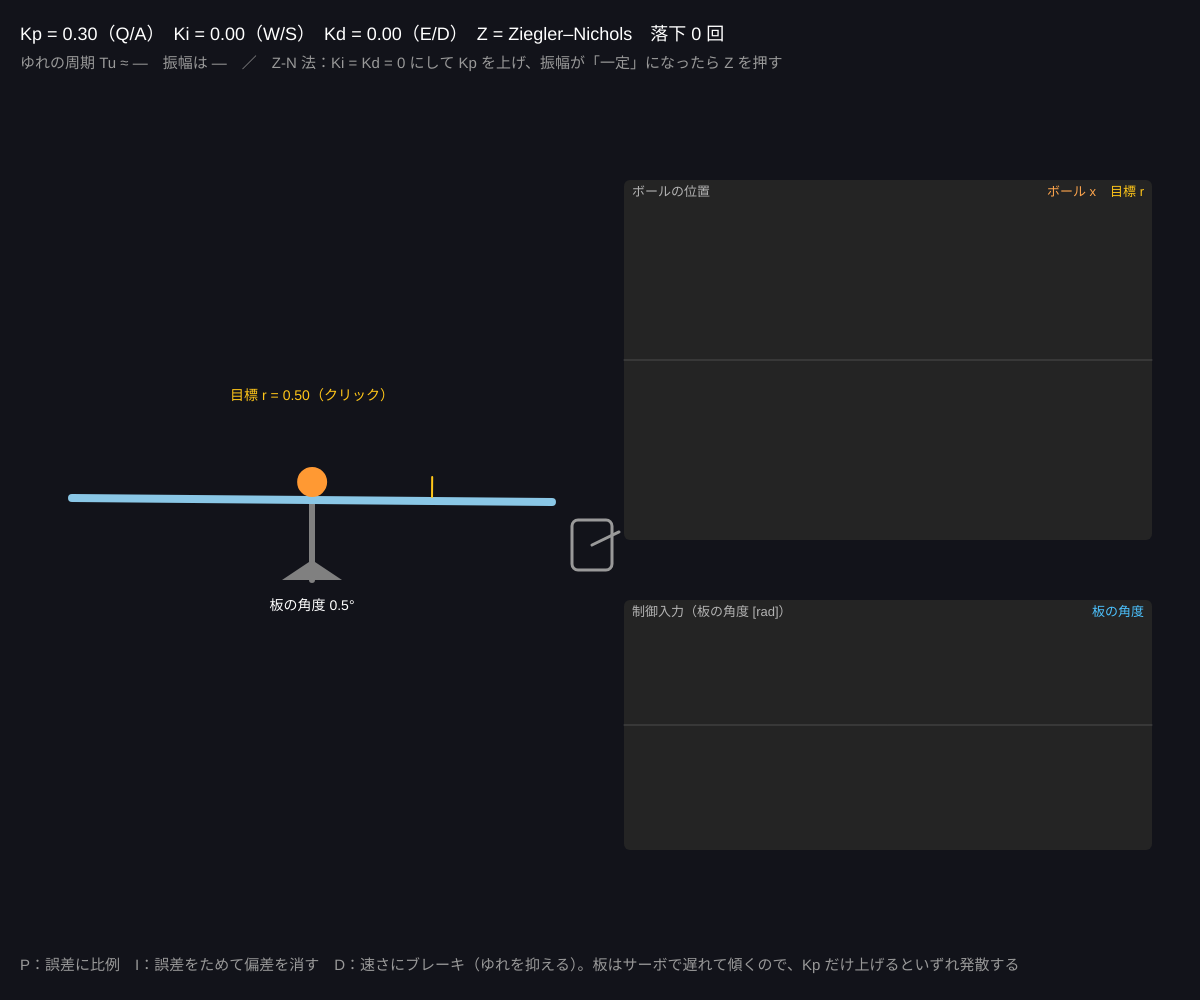
Frame 1 (no input)
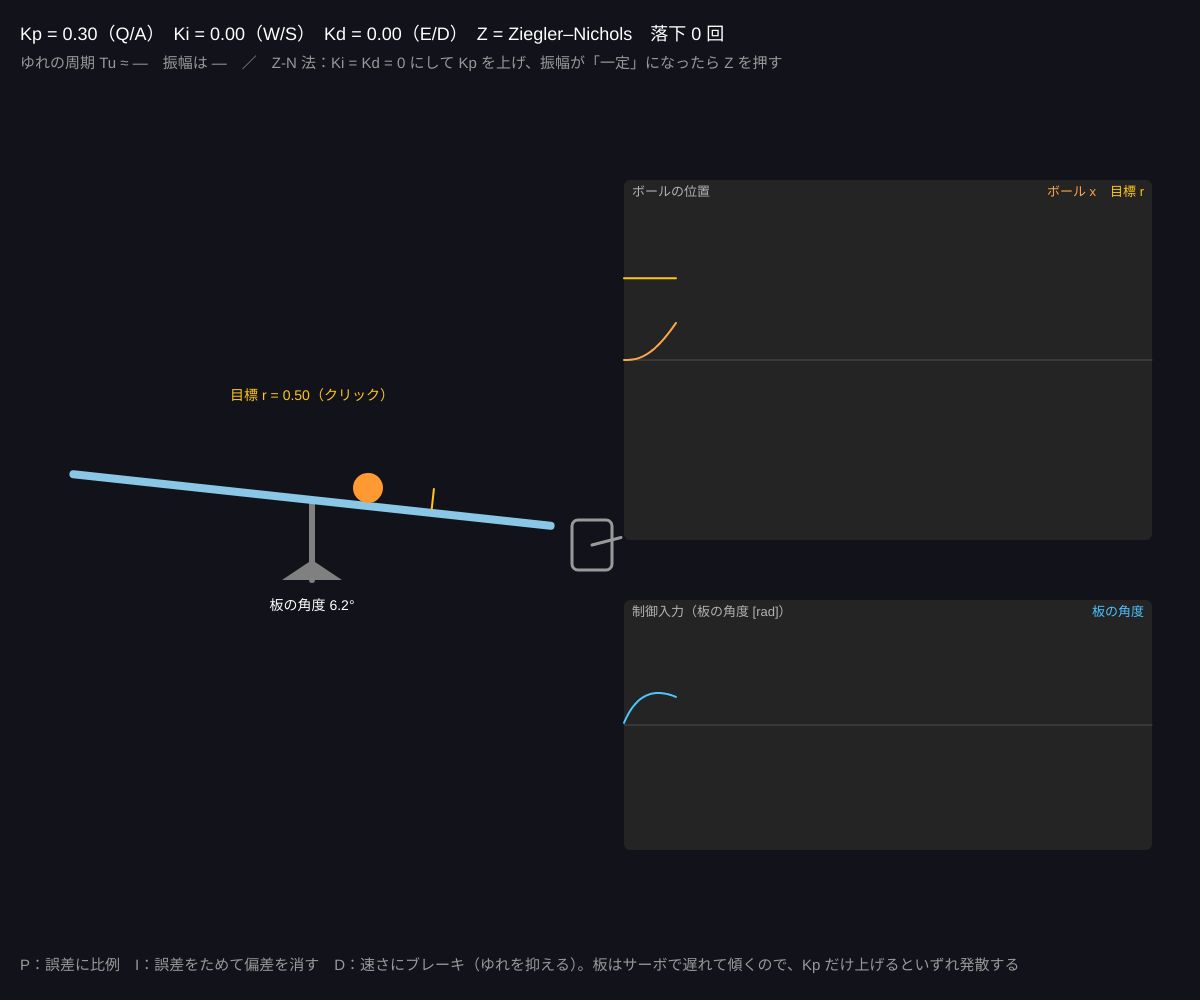
Frame 60 (no input)
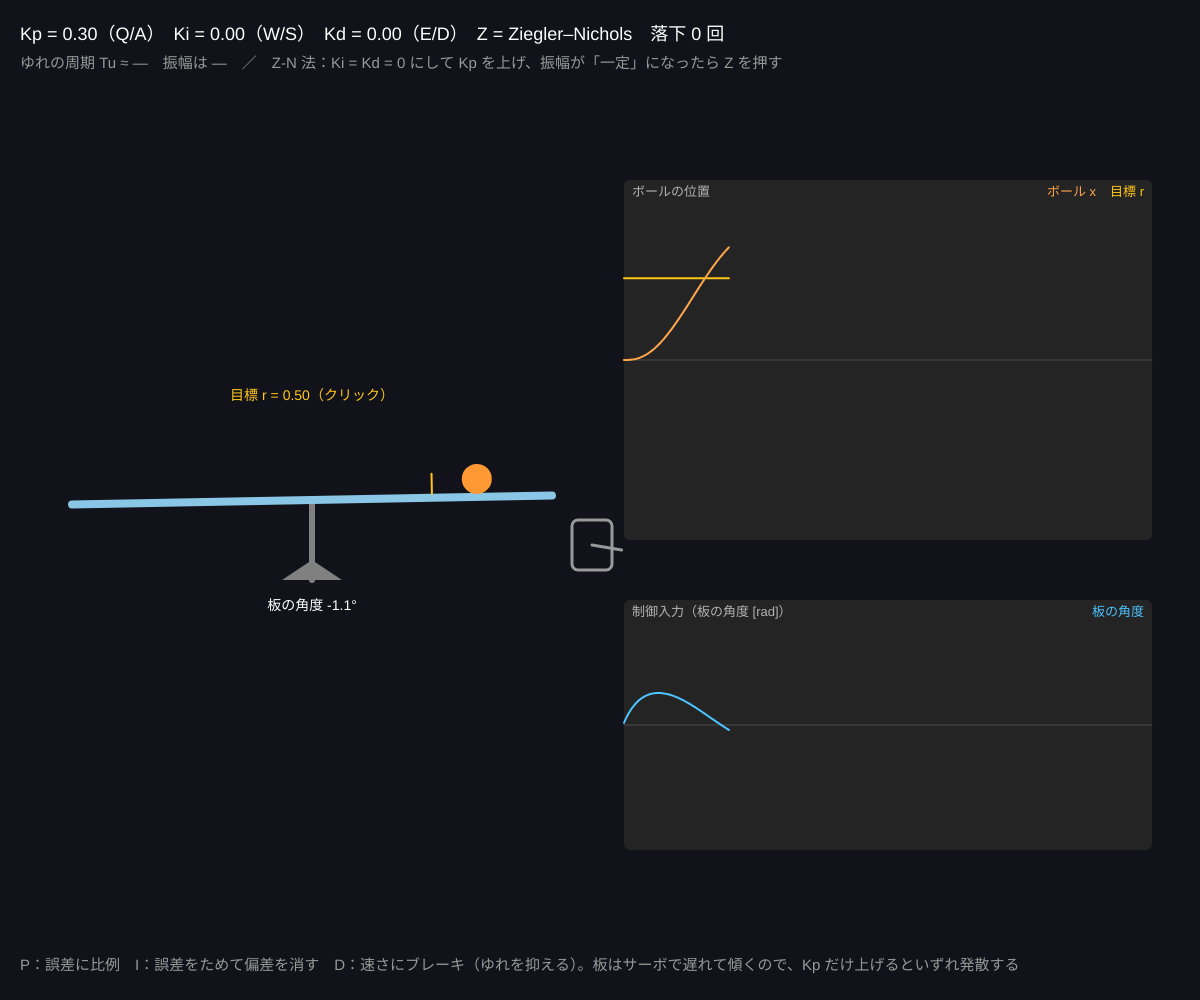
Frame 120 (the mouse pressed at the canvas centre since frame 60)

The p5.js sketch that drew these frames (run headless with seeded random() and noise() and a simulated clock; from frame 60 on, the mouse is pressed at the canvas centre):

// p5.js sketch
// ── sketch.js
// ============================================
// 06 PID 制御とチューニング（ボール・アンド・ビーム）
// 板を傾けてボールを目標の位置に止める。P だけでは必ずゆれる → D（微分）でブレーキ、I で偏差を消す
//   u = Kp e + Ki ∫e dt − Kd x'　（微分は「ボールの速さ」にかける）
// Ziegler–Nichols 法：Ki = Kd = 0 で Kp を上げ、ゆれが止まらなくなる Kp = Ku と周期 Tu を測る
//   → Kp = 0.6 Ku, Ki = 1.2 Ku/Tu, Kd = 0.075 Ku Tu
// Q/A = Kp 上下 / W/S = Ki / E/D = Kd / Z = いまの Kp を Ku として Z-N で自動設定 / クリック = 目標
// ============================================

let Kp = 0.3, Ki = 0.0, Kd = 0.0; // ★ PID ゲイン
let tauServo = 0.3; // ★ 板を傾けるサーボの遅れ [秒]
let thMax = 0.4; // ★ 板の最大の傾き [rad]
let cBall = 1.0; // ボールの転がり摩擦
let g = 9.8;

let x = 0, v = 0, th = 0, r = 0.5, u = 0, I = 0, t = 0;
let fell = 0;
let HIST = 600, dt = 1 / 60;
let hX = [], hR = [], hE = [], hTh = [];

function setup() {
  createCanvas(windowWidth, windowHeight);
  colorMode(HSB, 360, 100, 100, 100);
}

function draw() {
  background(230, 30, 10);
  // ★ PID
  let e = r - x;
  I = constrain(I + e * dt, -3, 3);
  u = Kp * e + Ki * I - Kd * v;
  let thCmd = constrain(u, -thMax, thMax);
  for (let k = 0; k < 2; k++) {
    th += ((thCmd - th) / tauServo) * dt / 2; // サーボ：板はすぐには傾かない
    let a = (5 / 7) * g * sin(th) - cBall * v; // 転がるボール
    v += a * dt / 2;
    x += v * dt / 2;
  }
  if (abs(x) > 1.1) { x = 0; v = 0; I = 0; th = 0; fell++; } // 落ちたら中央にもどす
  t += dt;
  pushHist(hX, x); pushHist(hR, r); pushHist(hE, e); pushHist(hTh, th);

  // ---- 板とボール
  let px = width * 0.26, py = height * 0.5, L = width * 0.2;
  stroke(0, 0, 50); strokeWeight(6); line(px, py, px, py + 80); // 支柱
  noStroke(); fill(0, 0, 50); triangle(px - 30, py + 80, px + 30, py + 80, px, py + 60);
  push();
  translate(px, py); rotate(th);
  stroke(200, 40, 90); strokeWeight(8); line(-L, 0, L, 0);
  stroke(45, 90, 100); strokeWeight(2); line(r * L, -24, r * L, -4);
  noStroke(); fill(30, 80, 100); circle(x * L, -18, 30);
  pop();
  noStroke(); fill(0, 0, 100); textSize(14); textAlign(CENTER);
  text('板の角度 ' + nf(degrees(th), 1, 1) + '°', px, py + 110);
  fill(45, 90, 100); text('目標 r = ' + nf(r, 1, 2) + '（クリック）', px, py - 100);
  textAlign(LEFT, BASELINE);
  // サーボの絵
  stroke(0, 0, 60); strokeWeight(3); noFill(); rect(px + L + 20, py + 20, 40, 50, 6);
  line(px + L + 40, py + 45, px + L + 40 + 30 * cos(-thCmd * 3), py + 45 + 30 * sin(-thCmd * 3));

  // ---- グラフ
  let gx = width * 0.52, gw = width * 0.44;
  drawPlot(gx, height * 0.18, gw, height * 0.36, [{ data: hR, hue: 45, sat: 90, name: '目標 r' }, { data: hX, hue: 30, name: 'ボール x' }], -1.1, 1.1, 'ボールの位置');
  drawPlot(gx, height * 0.6, gw, height * 0.25, [{ data: hTh, hue: 200, name: '板の角度' }], -thMax * 1.2, thMax * 1.2, '制御入力（板の角度 [rad]）');

  // ---- ゆれの計測（ゼロ交差から周期、山の高さから増減）
  let osc = measureOscillation(hE);
  noStroke();
  fill(0, 0, 100);
  textSize(18);
  text('Kp = ' + nf(Kp, 1, 2) + '（Q/A）　Ki = ' + nf(Ki, 1, 2) + '（W/S）　Kd = ' + nf(Kd, 1, 2) + '（E/D）　Z = Ziegler–Nichols　落下 ' + fell + ' 回', 20, 40);
  fill(0, 0, 60);
  textSize(15);
  text('ゆれの周期 Tu ≈ ' + (osc.period > 0 ? nf(osc.period, 1, 2) + ' 秒' : '—') + '　振幅は ' + osc.trend + '　／　Z-N 法：Ki = Kd = 0 にして Kp を上げ、振幅が「一定」になったら Z を押す', 20, 68);
  text('P：誤差に比例　I：誤差をためて偏差を消す　D：速さにブレーキ（ゆれを抑える）。板はサーボで遅れて傾くので、Kp だけ上げるといずれ発散する', 20, height - 30);
}

// 誤差の履歴から、ゆれの周期と振幅の増減を推定
function measureOscillation(h) {
  let crossings = [], peaks = [];
  for (let i = 1; i < h.length; i++) {
    if ((h[i - 1] < 0 && h[i] >= 0) || (h[i - 1] > 0 && h[i] <= 0)) crossings.push(i);
    if (i > 1 && abs(h[i - 1]) > abs(h[i - 2]) && abs(h[i - 1]) >= abs(h[i]) && abs(h[i - 1]) > 0.01) peaks.push(abs(h[i - 1]));
  }
  let period = 0;
  if (crossings.length >= 3) period = (crossings[crossings.length - 1] - crossings[crossings.length - 3]) * dt; // ゼロ交差 2 回分 = 1 周期
  let trend = '—';
  if (peaks.length >= 3) {
    let a = peaks[peaks.length - 3], b = peaks[peaks.length - 1];
    trend = b > a * 1.1 ? '増大中（Kp が大きすぎ）' : b < a * 0.9 ? '減衰中' : '一定（ここが Ku・Tu）';
  }
  return { period, trend };
}

function mousePressed() {
  if (mouseX < width * 0.5) r = constrain(map(mouseX, width * 0.06, width * 0.46, -1, 1), -0.9, 0.9);
}
function keyPressed() {
  if (key === 'q' || key === 'Q') Kp = min(Kp + 0.05, 5);
  if (key === 'a' || key === 'A') Kp = max(Kp - 0.05, 0);
  if (key === 'w' || key === 'W') Ki = min(Ki + 0.05, 5);
  if (key === 's' || key === 'S') Ki = max(Ki - 0.05, 0);
  if (key === 'e' || key === 'E') Kd = min(Kd + 0.05, 5);
  if (key === 'd' || key === 'D') Kd = max(Kd - 0.05, 0);
  if (key === 'z' || key === 'Z') {
    let osc = measureOscillation(hE);
    let Ku = Kp, Tu = osc.period > 0 ? osc.period : 3.4;
    Kp = 0.6 * Ku; Ki = 1.2 * Ku / Tu; Kd = 0.075 * Ku * Tu; I = 0; // ★ Ziegler–Nichols の表
  }
  Kp = round(Kp * 100) / 100; Ki = round(Ki * 100) / 100; Kd = round(Kd * 100) / 100;
}

// ---------- やってみよう ----------
// 1. Ki = Kd = 0 で Kp を 0.3 → 0.5 → 0.7 と上げる。ゆれが「一定」になる Kp（Ku ≈ 0.6）を探して Z
// 2. Z-N の値から Kd を 2 倍にする／半分にする。どちらが落ち着く？
// 3. Kd を大きくしすぎると、サーボの遅れとぶつかってかえって細かくゆれる
// 4. 目標を遠くにクリックしたとき、Ki が大きいと行きすぎる（05 のワインドアップ）


// ==================================================
// ここから下は「グラフを描く道具」です
// ==================================================
function pushHist(arr, v) {
  arr.push(isFinite(v) ? v : 0);
  if (arr.length > HIST) arr.shift();
}
// 時間プロット：枠 (x, y, w, h) に series = [{data, hue, name}] を描く（縦の範囲 lo〜hi）
function drawPlot(x, y, w, h, series, lo, hi, title) {
  noStroke(); fill(0, 0, 14); rect(x, y, w, h, 6);
  stroke(0, 0, 30); strokeWeight(1);
  let y0 = map(0, lo, hi, y + h, y);
  if (y0 > y && y0 < y + h) line(x, y0, x + w, y0);
  for (let s of series) {
    stroke(s.hue, s.sat === undefined ? 70 : s.sat, 100); strokeWeight(s.weight || 2); noFill();
    beginShape();
    for (let i = 0; i < s.data.length; i++) vertex(map(i, 0, HIST - 1, x, x + w), map(constrain(s.data[i], lo, hi), lo, hi, y + h, y));
    endShape();
  }
  noStroke(); fill(0, 0, 70); textSize(13); textAlign(LEFT, TOP);
  text(title, x + 8, y + 6);
  let lx = x + w - 8; textAlign(RIGHT, TOP);
  for (let s of series) { fill(s.hue, s.sat === undefined ? 70 : s.sat, 100); text(s.name, lx, y + 6); lx -= textWidth(s.name) + 14; }
  textAlign(LEFT, BASELINE);
}
